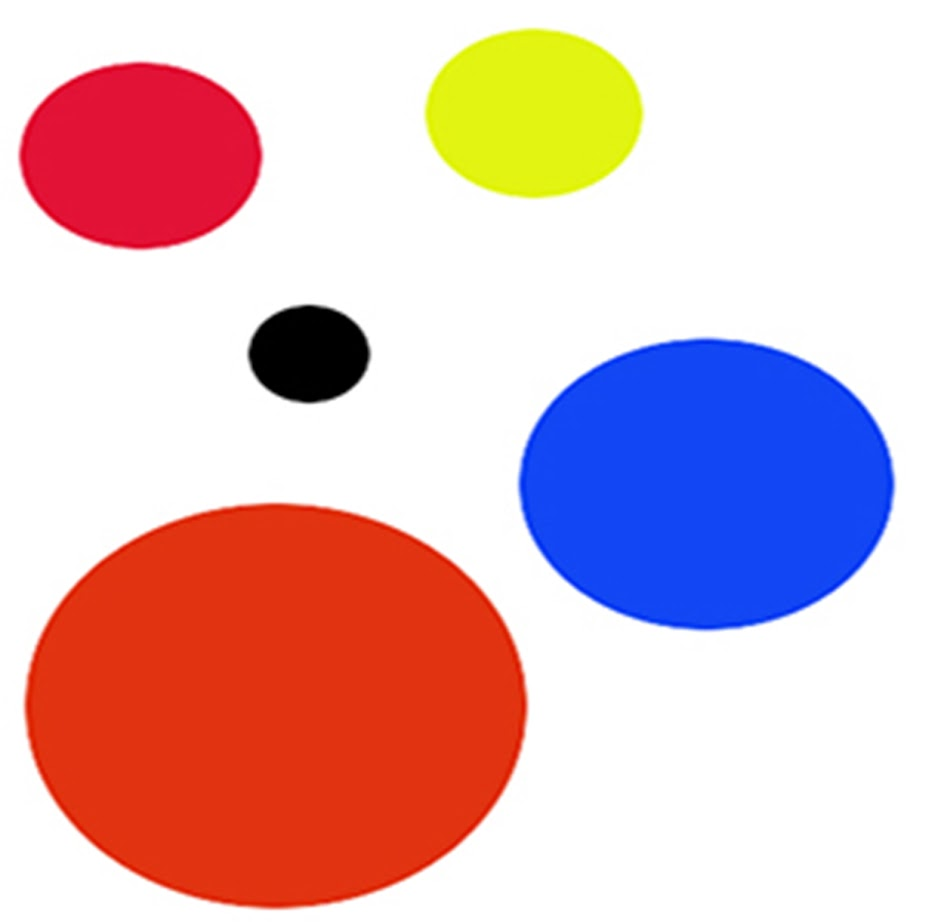
#> input picture atelier3/image.jpg, 944 x 922 px, given in place of the camera
$ python ex2.py
#> lines starting #> are read from the running program, lines starting #| are printed output that depends on the picture; after the words box and inside, x2 and y2 are one past the last pixel; in counts of white or black regions, pixels touching at a corner belong together
#5.4 :
import cv2
import numpy as np
import time

# Ouvre la caméra
cap = cv2.VideoCapture(0)

if not cap.isOpened():
    print("Erreur : Impossible d'ouvrir la caméra.")
    exit()

# Démarrer un chrono pour calculer le FPS
prev_time = time.time()

while True:
    # Capture image par image
    ret, frame = cap.read()
#> frame is the input picture: shape (922, 944, 3); mean B, G, R 191.3, 186.4, 221.2
    if not ret:
        print("Erreur lors de la capture de l'image")
        break

    # Redimensionner l'image pour accélérer le traitement
    frame = cv2.resize(frame, (640, 480))
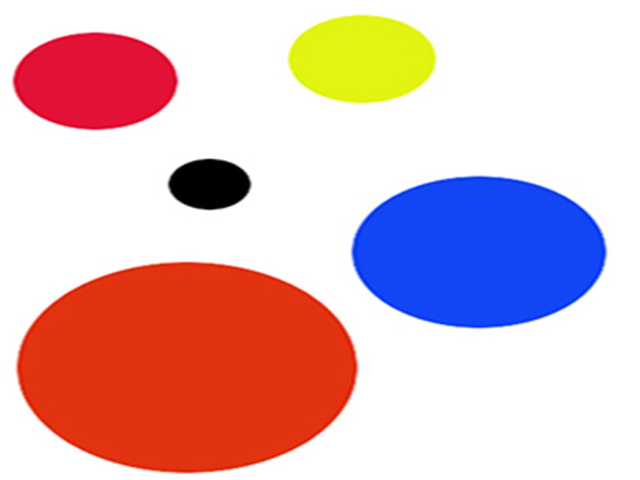
#> frame: shape (480, 640, 3); mean B, G, R 191.3, 186.4, 221.2

    # Conversion en HSV
    hsv = cv2.cvtColor(frame, cv2.COLOR_BGR2HSV)
#> hsv: shape (480, 640, 3); mean H, S, V 23.5, 84.1, 244.1

    # Définir les plages pour la couleur rouge
    lower_red1 = np.array([0, 120, 70])
    upper_red1 = np.array([10, 255, 255])
    mask1 = cv2.inRange(hsv, lower_red1, upper_red1)
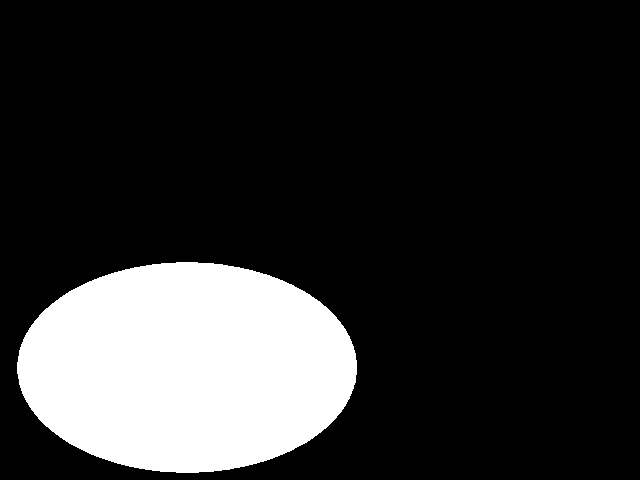
#> mask1: shape (480, 640); 18.3% white; 1 white region, box (x1, y1, x2, y2) and area: (17, 262, 357, 473) 56179

    lower_red2 = np.array([170, 120, 70])
    upper_red2 = np.array([180, 255, 255])
    mask2 = cv2.inRange(hsv, lower_red2, upper_red2)
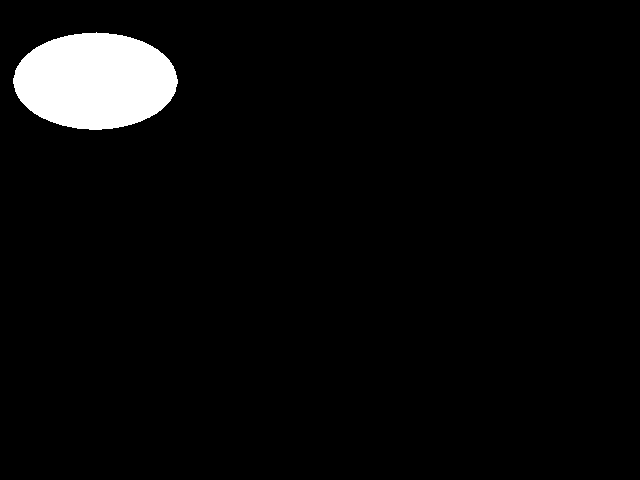
#> mask2: shape (480, 640); 4.1% white; 1 white region, box (x1, y1, x2, y2) and area: (13, 32, 178, 130) 12467

    # Combiner les deux masques
    mask = mask1 + mask2
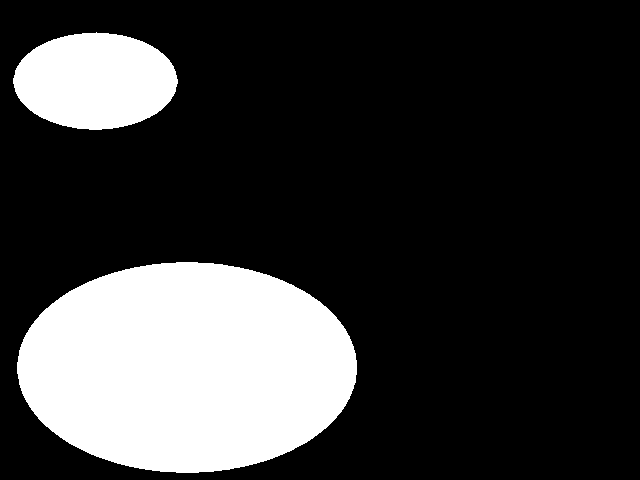
#> mask: shape (480, 640); 22.3% white; 2 white regions, box (x1, y1, x2, y2) and area: (17, 262, 357, 473) 56179, (13, 32, 178, 130) 12467

    # Nettoyage du masque
    kernel = np.ones((5, 5), np.uint8)
    mask = cv2.morphologyEx(mask, cv2.MORPH_OPEN, kernel)
#> mask: shape (480, 640); 22.3% white; 2 white regions
    mask = cv2.morphologyEx(mask, cv2.MORPH_CLOSE, kernel)

    # Trouver les contours
    contours, _ = cv2.findContours(mask, cv2.RETR_EXTERNAL, cv2.CHAIN_APPROX_SIMPLE)
#> contours = 2 contours; box (x1, y1, x2, y2) and area: (17, 262, 357, 473) 55779, (13, 33, 178, 130) 12276

    # Dessiner les vrais contours détectés
    for contour in contours:
        area = cv2.contourArea(contour)
        if area > 500:  # Ignorer les petits objets
            # Dessiner le contour directement
            cv2.drawContours(frame, [contour], -1, (0, 255, 0), 2)

            # Optionnel : afficher du texte au centre du contour
            M = cv2.moments(contour)
            if M["m00"] != 0:
                cx = int(M["m10"] / M["m00"])
                cy = int(M["m01"] / M["m00"])
                cv2.putText(frame, "Rouge detecte", (cx - 50, cy - 10),
                            cv2.FONT_HERSHEY_SIMPLEX, 0.6, (0, 255, 0), 2)
#> this loop made 2 passes
#> (area, cx, cy) on passes 1 to 2: (55779, 186, 367), (12276, 94, 80)
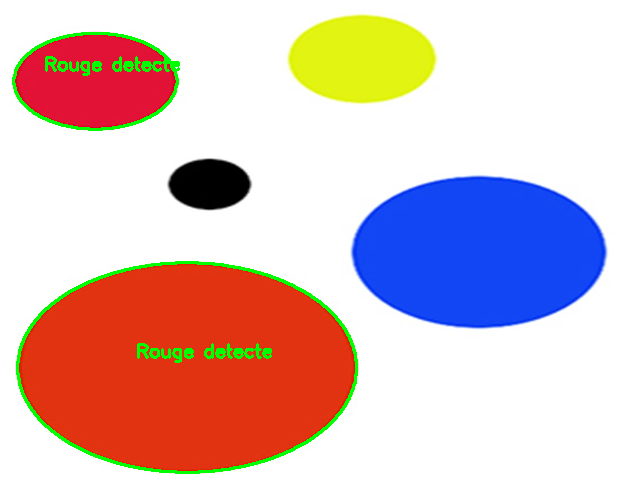
#> frame: shape (480, 640, 3); 2.08% of pixels changed, all inside (x1, y1, x2, y2) = (12, 32, 358, 474)

    # Calcul FPS
    current_time = time.time()
    fps = 1 / (current_time - prev_time)
    prev_time = current_time

    # Afficher FPS sur l'image
    cv2.putText(frame, f"FPS: {int(fps)}", (10, 30),
                cv2.FONT_HERSHEY_SIMPLEX, 1, (255, 0, 0), 2)
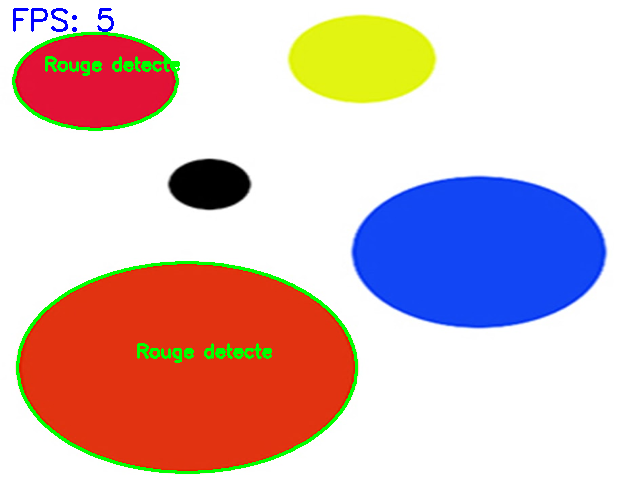
#> frame: shape (480, 640, 3); 0.22% of pixels changed, all inside (x1, y1, x2, y2) = (13, 8, 114, 32)

    # Afficher les résultats
    cv2.imshow('Detection Couleur Rouge', frame)
    cv2.imshow('Masque Rouge', mask)

    # Quitter en appuyant sur 'q'
    if cv2.waitKey(1) & 0xFF == ord('q'):
#> (key q is pressed here)
        break

# Libérer la caméra et fermer toutes les fenêtres
cap.release()
cv2.destroyAllWindows()
